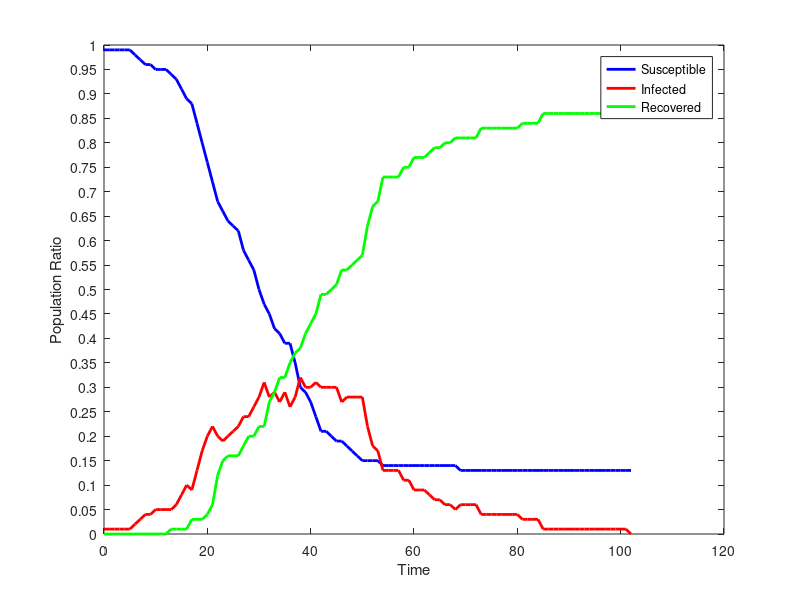

The MATLAB source for this figure:
dynamics = [
99,1,0;
99,1,0;
99,1,0;
99,1,0;
99,1,0;
99,1,0;
98,2,0;
97,3,0;
96,4,0;
96,4,0;
95,5,0;
95,5,0;
95,5,0;
94,5,1;
93,6,1;
91,8,1;
89,10,1;
88,9,3;
84,13,3;
80,17,3;
76,20,4;
72,22,6;
68,20,12;
66,19,15;
64,20,16;
63,21,16;
62,22,16;
58,24,18;
56,24,20;
54,26,20;
50,28,22;
47,31,22;
45,28,27;
42,29,29;
41,27,32;
39,29,32;
39,26,35;
35,28,37;
30,32,38;
29,30,41;
27,30,43;
24,31,45;
21,30,49;
21,30,49;
20,30,50;
19,30,51;
19,27,54;
18,28,54;
17,28,55;
16,28,56;
15,28,57;
15,22,63;
15,18,67;
15,17,68;
14,13,73;
14,13,73;
14,13,73;
14,13,73;
14,11,75;
14,11,75;
14,9,77;
14,9,77;
14,9,77;
14,8,78;
14,7,79;
14,7,79;
14,6,80;
14,6,80;
14,5,81;
13,6,81;
13,6,81;
13,6,81;
13,6,81;
13,4,83;
13,4,83;
13,4,83;
13,4,83;
13,4,83;
13,4,83;
13,4,83;
13,4,83;
13,3,84;
13,3,84;
13,3,84;
13,3,84;
13,1,86;
13,1,86;
13,1,86;
13,1,86;
13,1,86;
13,1,86;
13,1,86;
13,1,86;
13,1,86;
13,1,86;
13,1,86;
13,1,86;
13,1,86;
13,1,86;
13,1,86;
13,1,86;
13,1,86;
13,0,87;
];
susceptible = dynamics (:, 1);
infected = dynamics (:, 2);
recovered = dynamics (:, 3);
totalPopulation = susceptible(1) + infected(1) + recovered(1);
susceptibleRatio = susceptible ./ totalPopulation;
infectedRatio = infected ./ totalPopulation;
recoveredRatio = recovered ./ totalPopulation;
steps = length (susceptible);
indices = 0 : steps - 1;
figure
plot (indices, susceptibleRatio.', 'color', 'blue', 'linewidth', 2);
hold on
plot (indices, infectedRatio.', 'color', 'red', 'linewidth', 2);
hold on
plot (indices, recoveredRatio.', 'color', 'green', 'linewidth', 2);
set(gca,'YTick',0:0.05:1.0);
xlabel ('Time');
ylabel ('Population Ratio');
legend('Susceptible','Infected', 'Recovered');
